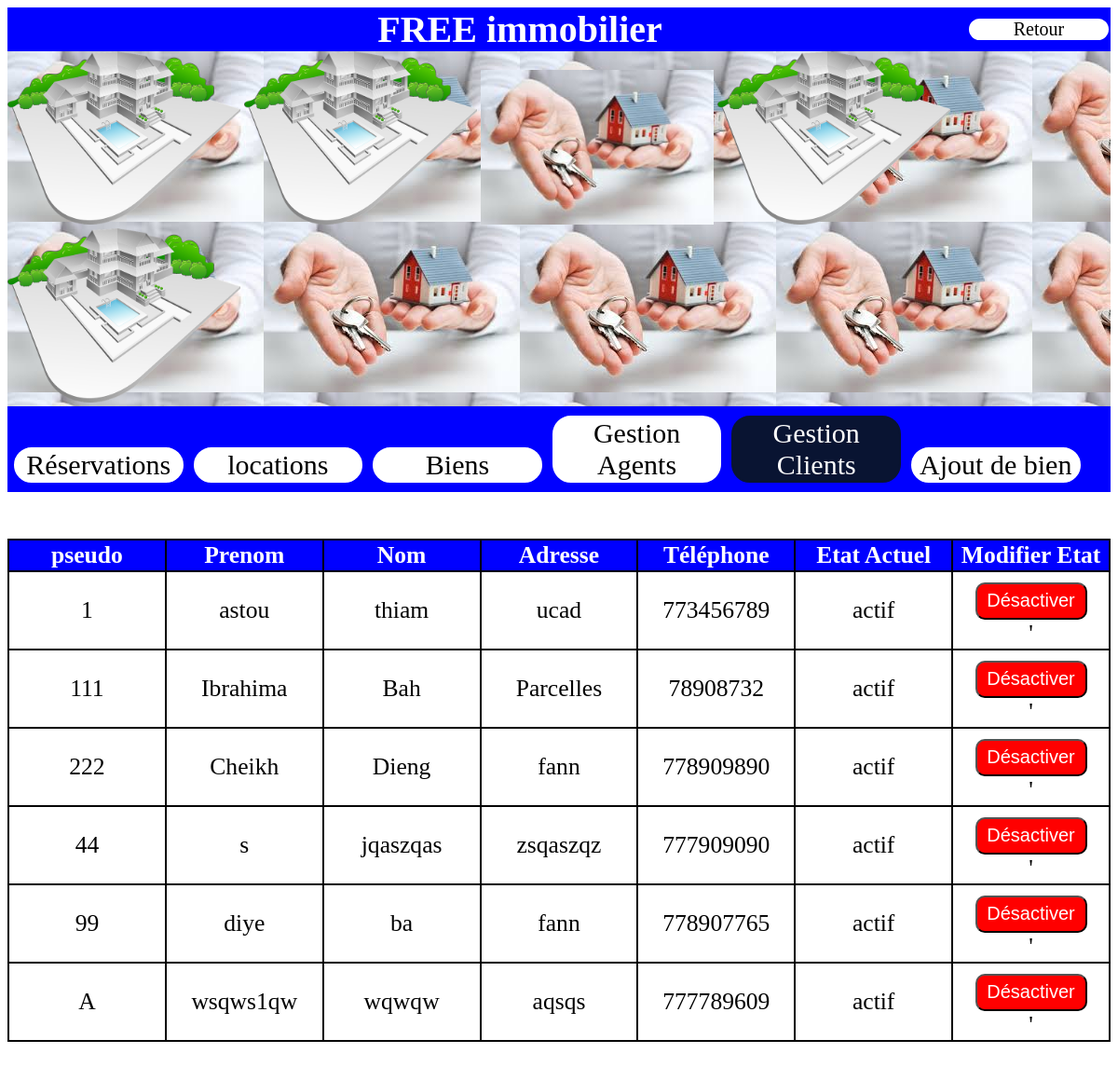
The page /client.php (signed in) on the database its author committed.
### tables this page shows
CREATE TABLE `compte` (
  `login` varchar(50) NOT NULL,
  `mdp` varchar(50) NOT NULL,
  `etat` varchar(50) NOT NULL
);

CREATE TABLE `client` (
  `idClient` varchar(50) NOT NULL,
  `prenom` varchar(50) NOT NULL,
  `nom` varchar(50) NOT NULL,
  `adresse` varchar(50) NOT NULL,
  `telephone` int(50) NOT NULL
);

### client.php (the view, shortened to what this page needs)
<!doctype html>
<html>
<head>
 <link rel="stylesheet" href="admine.css" />
 <link rel="stylesheet" href="styl.css" />
</head>
<body  >
<section id='span'>
<a class="app"  href="admin.php"> Retour</a>
		<h1 id='h11'> FREE immobilier</h1>
</section>
<header>
<img id ='b' src  ="icon4.png"/>
<img id ='b' src  ="icon4.png"/>
<img id ='b' src  ="index.4jpg.jpg"/>
<img id ='b' src  ="icon4.png"/>
<img id ='b' src  ="icon4.png"/>
	</header>
		<section id='span'>
        <a  class="gf" href="reservation.php" >Réservations </a>
		<a class="gf" href="location.php" >locations </a>
		<a  class="gf" href="bien.php" > Biens</a>
		<a class="gf" href="agent.php" > Gestion Agents</a>
		<a id="kal" class="gf" href="client.php" > Gestion Clients</a>
		<a class="gf" href="ajouter.php"> Ajout de bien</a>
		</section>
	<?php
		$con=new PDO("mysql:host=127.0.0.1;dbname=immo","root","");
		$a='SELECT * FROM compte c join client a where a.idClient=c.login';
	    $re=$con->query($a);
		echo"<table><thead> <th>pseudo</th> <th>Prenom</th> <th>Nom</th> <th>Adresse</th> <th>Téléphone</th> <th>Etat Actuel</th> <th>Modifier Etat</th> </thead>";
		while($res=$re->fetch())
		{
			echo"<tr>";
			echo'<td>'.$res["idClient"].' </td>';
			echo'<td>'.$res["prenom"].' </td>';
			echo'<td>'.$res["nom"].' </td>';
			echo'<td>'.$res["adresse"].' </td>';
			echo'<td> '.$res["telephone"].'</td>';
			echo'<td> '.$res["etat"].'</td>';
			echo'<td>';
			if($res["etat"]=="actif")
		{
			echo"	<form  method='post' action='desactiver.php' >";
		echo "<span><input type='submit'  value='Désactiver' style='background:red;color:white;width:120px;height:40px;border-radius:10px;font-size:20px; ' />	</span>
		</form>";
		 }
			echo"'</td></tr>";
		}
		echo"</table>";
	?>
</body>
</html>

### admine.css (style rules this page uses)
h1 { text-align:center; color:white; margin-top:10px; }
img { width:250px; height:20px; }
#span { background-color:lime; }
#h11 { margin:auto;font-size:250%;font-style:italien; font-family:algerian; margin-left:70px;color:black;text-align:center; }
#b { height:78%; }
header img { display:inline; }
header { background-image:url("index.4jpg.jpg") ;height:20%; }
.app { border:2px solid blue; display:block; width:150px; float:right; border-radius:20px; font-size:20px; background:white; margin-top:10px; text-decoration:none; text-align:center; color:black; margin-bottom:10px; }
a { background-color:silver;display:inline-block; border:2px solid white; width:30%; border-radius:20px; font-size:30px; background:silver; margin-top:10px; text-decoration:none; text-align:center; color:black; margin-bottom:10px; }
.gf { width:15%;display:inline-block; margin-left:7px }
#h11 { color:white; }
#span { background-color:blue; }
a { background-color:white; }
#kal { background-color:rgb(9,20,50); color:white;border:2px solid rgb(9,20,50) }

### styl.css (style rules this page uses)
h1 { text-align:center; color:white; margin-top:10px; }
th { color:white; }
td,th { border:2px solid black; text-align:center;font-size:160%; height:30px; width:150px; }
th { background:blue; }
table { border-collapse:collapse;border:2px solid black; margin-left:50px;margin-right:50px; margin-top:20px;width:100%;margin:auto; margin-top:50px;;margin-bottom:50px; }
input { margin-top:10px; margin-bottom:0px; }

### rows shown on the page
compte: client.idClient "1", client.prenom "astou", client.nom "thiam", client.adresse "ucad", client.telephone "773456789", etat "actif"
compte: client.idClient "111", client.prenom "Ibrahima", client.nom "Bah", client.adresse "Parcelles", client.telephone "78908732", etat "actif"
compte: client.idClient "222", client.prenom "Cheikh", client.nom "Dieng", client.adresse "fann", client.telephone "778909890", etat "actif"
compte: client.idClient "44", client.prenom "s", client.nom "jqaszqas", client.adresse "zsqaszqz", client.telephone "777909090", etat "actif"
compte: client.idClient "99", client.prenom "diye", client.nom "ba", client.adresse "fann", client.telephone "778907765", etat "actif"
compte: client.idClient "A", client.prenom "wsqws1qw", client.nom "wqwqw", client.adresse "aqsqs", client.telephone "777789609", etat "actif"
